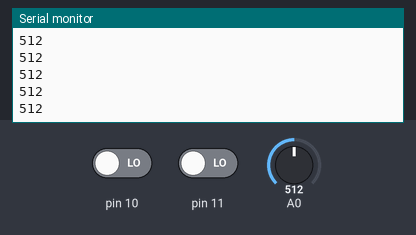
This sketch was run on a simulated Arduino Uno, built with avr-gcc and run on an emulated ATmega328P. Shown: the last lines printed to the serial monitor. Inputs (shaded band) come from the test bench; at power-on: A0 = 512, pin 10 LOW, pin 11 LOW.

Above: at 1.2 s.
1.3 s: A0 set to 716
At 2.4 s:
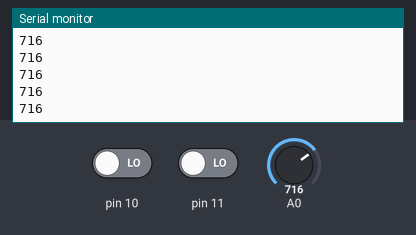
2.8 s: pin 10 driven HIGH
At 3.7 s:
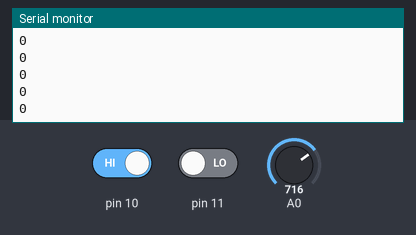
4.3 s: pin 10 driven LOW
5.8 s: A0 set to 900
At 6.6 s:
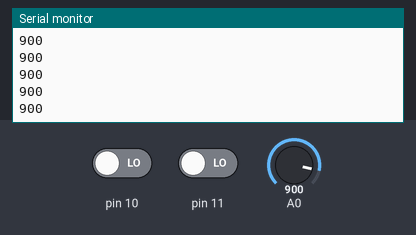
Timing chart, 0 to 8.3 s (numbered marks = the images above; inputs shaded):
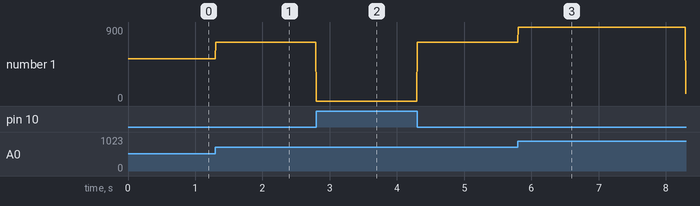

Measured:
- after the input at 1.3 s, the serial monitor: prints a new line at once (image 1)
- after the input at 2.8 s, the serial monitor: prints a new line at once (image 2)
- after the input at 5.8 s, the serial monitor: prints a new line at once (image 3)
- plotted number 1: 512 → 716 after the input at 1.3 s, 716 → 0 after the input at 2.8 s, 716 → 90 after the input at 5.8 s

The sketch:

Practica_EKG.ino
```cpp
void setup(){
  Serial.begin(9600);
  pinMode(10, INPUT);
  pinMode(11, INPUT);
}

void loop(){

  // Serial.println(0) ? (digitalRead(10) == 1) || (digitalRead(11) == 1) : Serial.println(analogRead(A0));

  if ((digitalRead(10) == 1) || (digitalRead(11) == 1))
  {
    Serial.println(0);
  }
  else
  {
    Serial.println(analogRead(A0));
  }
  delay(10);
}
```
